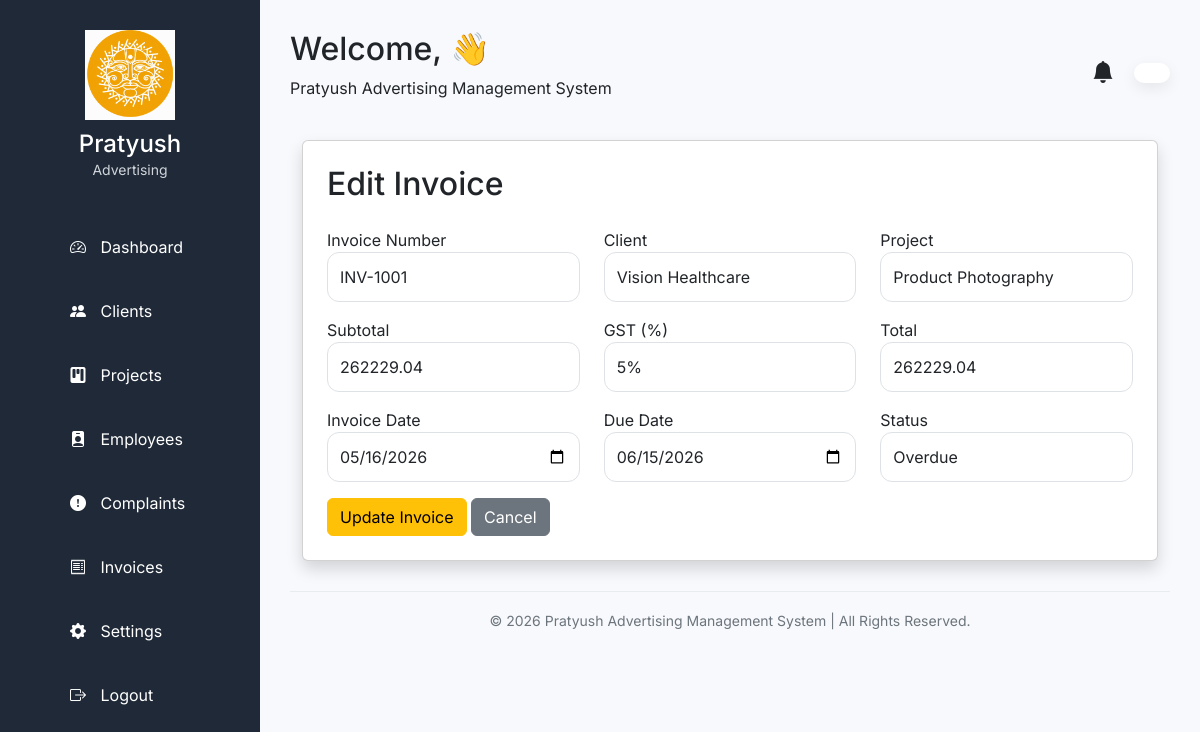
The page /invoices/edit/1 (signed in) on the database its author committed.
### models/invoice.py (models this page shows)
class Invoice(db.Model):
    __tablename__ = "invoices"
    id = db.Column(db.Integer, primary_key=True)
    invoice_number = db.Column(db.String(30), unique=True, nullable=False)
    client_id = db.Column(
        db.Integer,
        db.ForeignKey("clients.id"),
        nullable=False
    )
    project_id = db.Column(
        db.Integer,
        db.ForeignKey("projects.id"),
        nullable=False
    )
    subtotal = db.Column(db.Float, nullable=False)
    gst = db.Column(db.Float, nullable=False)
    total = db.Column(db.Float, nullable=False)
    payment_status = db.Column(
        db.String(30),
        default="Pending"
    )
    invoice_date = db.Column(db.Date, nullable=False)
    due_date = db.Column(db.Date, nullable=False)
    created_at = db.Column(
        db.DateTime,
        default=datetime.utcnow
    )
    client = db.relationship("Client", backref="invoices")
    project = db.relationship("Project", backref="invoices")

### models/client.py (models this page shows)
class Client(db.Model):
    __tablename__ = "clients"
    id = db.Column(db.Integer, primary_key=True)
    company_name = db.Column(db.String(150), nullable=False)
    contact_person = db.Column(db.String(100), nullable=False)
    phone = db.Column(db.String(15), nullable=False)
    email = db.Column(db.String(120), unique=True)
    address = db.Column(db.Text)
    gst_number = db.Column(db.String(50))
    notes = db.Column(db.Text)
    created_at = db.Column(db.DateTime, server_default=db.func.now())
    projects = db.relationship(
    "Project",
    backref="client",
    lazy=True,
    cascade="all, delete"
)

### models/project.py (models this page shows)
class Project(db.Model):
    __tablename__ = "projects"
    id = db.Column(db.Integer, primary_key=True)
    project_name = db.Column(db.String(150), nullable=False)
    project_type = db.Column(db.String(100), nullable=False)
    client_id = db.Column(
        db.Integer,
        db.ForeignKey("clients.id"),
        nullable=False
    )
    budget = db.Column(db.Float, default=0)
    status = db.Column(db.String(50), default="Pending")
    start_date = db.Column(db.Date)
    end_date = db.Column(db.Date)
    description = db.Column(db.Text)
    created_at = db.Column(db.DateTime, server_default=db.func.now())

### app.py (the view, shortened to what this page needs)
@app.route("/invoices/edit/<int:id>", methods=["GET", "POST"])
def edit_invoice(id):
    if "user" not in session:
        return redirect("/login")
    invoice = Invoice.query.get_or_404(id)
    clients = Client.query.all()
    projects = Project.query.all()
    return render_template(
        "edit_invoice.html",
        invoice=invoice,
        clients=clients,
        projects=projects
    )

### templates/edit_invoice.html (shortened to what this page needs)
{% extends "dashboard_base.html" %}
{% block dashboard_content %}
<div class="container mt-4">
    <div class="card shadow p-4">
        <h2 class="mb-4">Edit Invoice</h2>
        <form method="POST">
            <div class="row">
                <div class="col-md-4 mb-3">
                    <label>Invoice Number</label>
                    <input type="text"
                           class="form-control"
                           value="{{ invoice.invoice_number }}"
                           readonly>
                </div>
                <div class="col-md-4 mb-3">
                    <label>Client</label>
                    <select class="form-control" name="client_id">
                        {% for client in clients %}
                        <option value="{{ client.id }}"
                        {% if client.id == invoice.client_id %}selected{% endif %}>
                            {{ client.company_name }}
                        </option>
                        {% endfor %}
                    </select>
                </div>
                <div class="col-md-4 mb-3">
                    <label>Project</label>
                    <select class="form-control" name="project_id">
                        {% for project in projects %}
                        <option value="{{ project.id }}"
                        {% if project.id == invoice.project_id %}selected{% endif %}>
                            {{ project.project_name }}
                        </option>
                        {% endfor %}
                    </select>
                </div>
                <div class="col-md-4 mb-3">
                    <label>Subtotal</label>
                    <input
                        type="number"
                        class="form-control"
                        id="subtotal"
                        name="subtotal"
                        value="{{ '%.2f'|format(invoice.total) }}"
                        required>
                </div>
                <div class="col-md-4 mb-3">
                    <label>GST (%)</label>
                    <select
                        class="form-control"
                        id="gst"
                        name="gst">
                        <option value="5"
                        {% if invoice.gst==5 %}selected{% endif %}>5%</option>
                    </select>
                </div>
                <div class="col-md-4 mb-3">
                    <label>Total</label>
                    <input
                        type="number"
                        class="form-control"
                        id="total"
                        name="total"
                        value="{{ invoice.total }}"
                        readonly>
                </div>
                <div class="col-md-4 mb-3">
                    <label>Invoice Date</label>
                    <input
                        type="date"
                        class="form-control"
                        name="invoice_date"
                        value="{{ invoice.invoice_date }}"
                        required>
                </div>
                <div class="col-md-4 mb-3">
                    <label>Due Date</label>
                    <input
                        type="date"
                        class="form-control"
                        name="due_date"
                        value="{{ invoice.due_date }}"
                        required>
                </div>
                <div class="col-md-4 mb-3">
                    <label>Status</label>
                    <select
                        class="form-control"
                        name="payment_status">
                        <option {% if invoice.payment_status=="Overdue" %}selected{% endif %}>
                            Overdue
                        </option>
                    </select>
                </div>
            </div>
            <button class="btn btn-warning">
                Update Invoice
            </button>
            <a href="/invoices" class="btn btn-secondary">
                Cancel
            </a>
        </form>
    </div>
</div>
{% endblock %}

### static/css/style.css (style rules this page uses)
* { margin:0; padding:0; box-sizing:border-box; }
body { font-family:'Inter',sans-serif; background:#FFFDF8; }
.form-control { height:50px; border-radius:12px; }

### static/css/dashboard.css (style rules this page uses)
* { margin:0; padding:0; box-sizing:border-box; font-family:'Inter',sans-serif; }
body { background:#F8F9FC; overflow-x:hidden; }

### rows shown on the page
Invoice: invoice_number "INV-1001", client_id "Vision Healthcare", project_id "Product Photography", subtotal "262229.04", total "262229.04", invoice_date "05/16/2026", due_date "06/15/2026", payment_status "Overdue"
